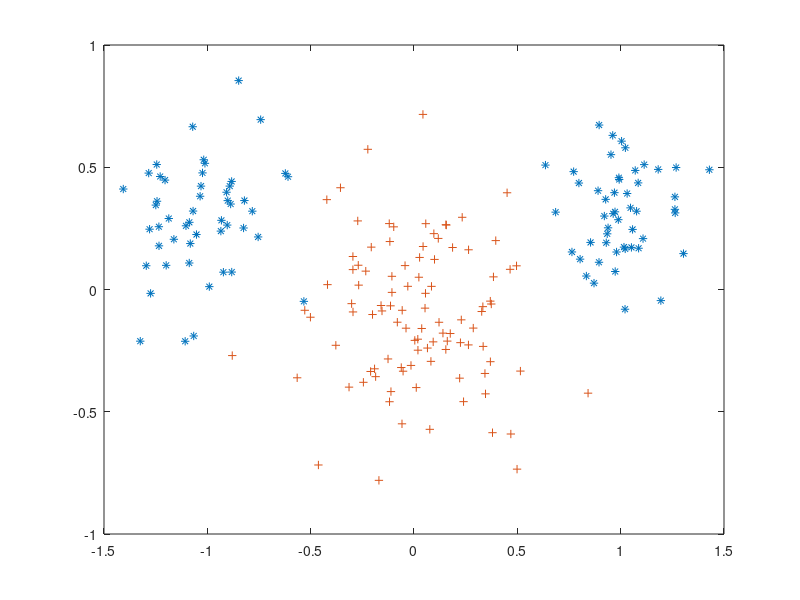

Here is the MATLAB script that generated this plot:
%function [ patterns, targets ] = nsepdata( input_args )
%NSEPDATA Summary of this function goes here
%   Detailed explanation goes here

classA(1,:) = [randn(1,50) .* 0.2 - 1.0, ...
randn(1,50) .* 0.2 + 1.0];
classA(2,:) = randn(1,100) .* 0.2 + 0.3;
classB(1,:) = randn(1,100) .* 0.3 + 0.0;
classB(2,:) = randn(1,100) .* 0.3 - 0.1;

patterns = [classA, classB];

targets = [ones(1,100) ones(1,100).*-1];

permute = randperm(200);
patterns = patterns(:, permute);
targets = targets(:, permute);

plot (patterns(1, find(targets>0)), ...
patterns(2, find(targets>0)), '*', ...
patterns(1, find(targets<0)), ...
patterns(2, find(targets<0)), '+');

%end

